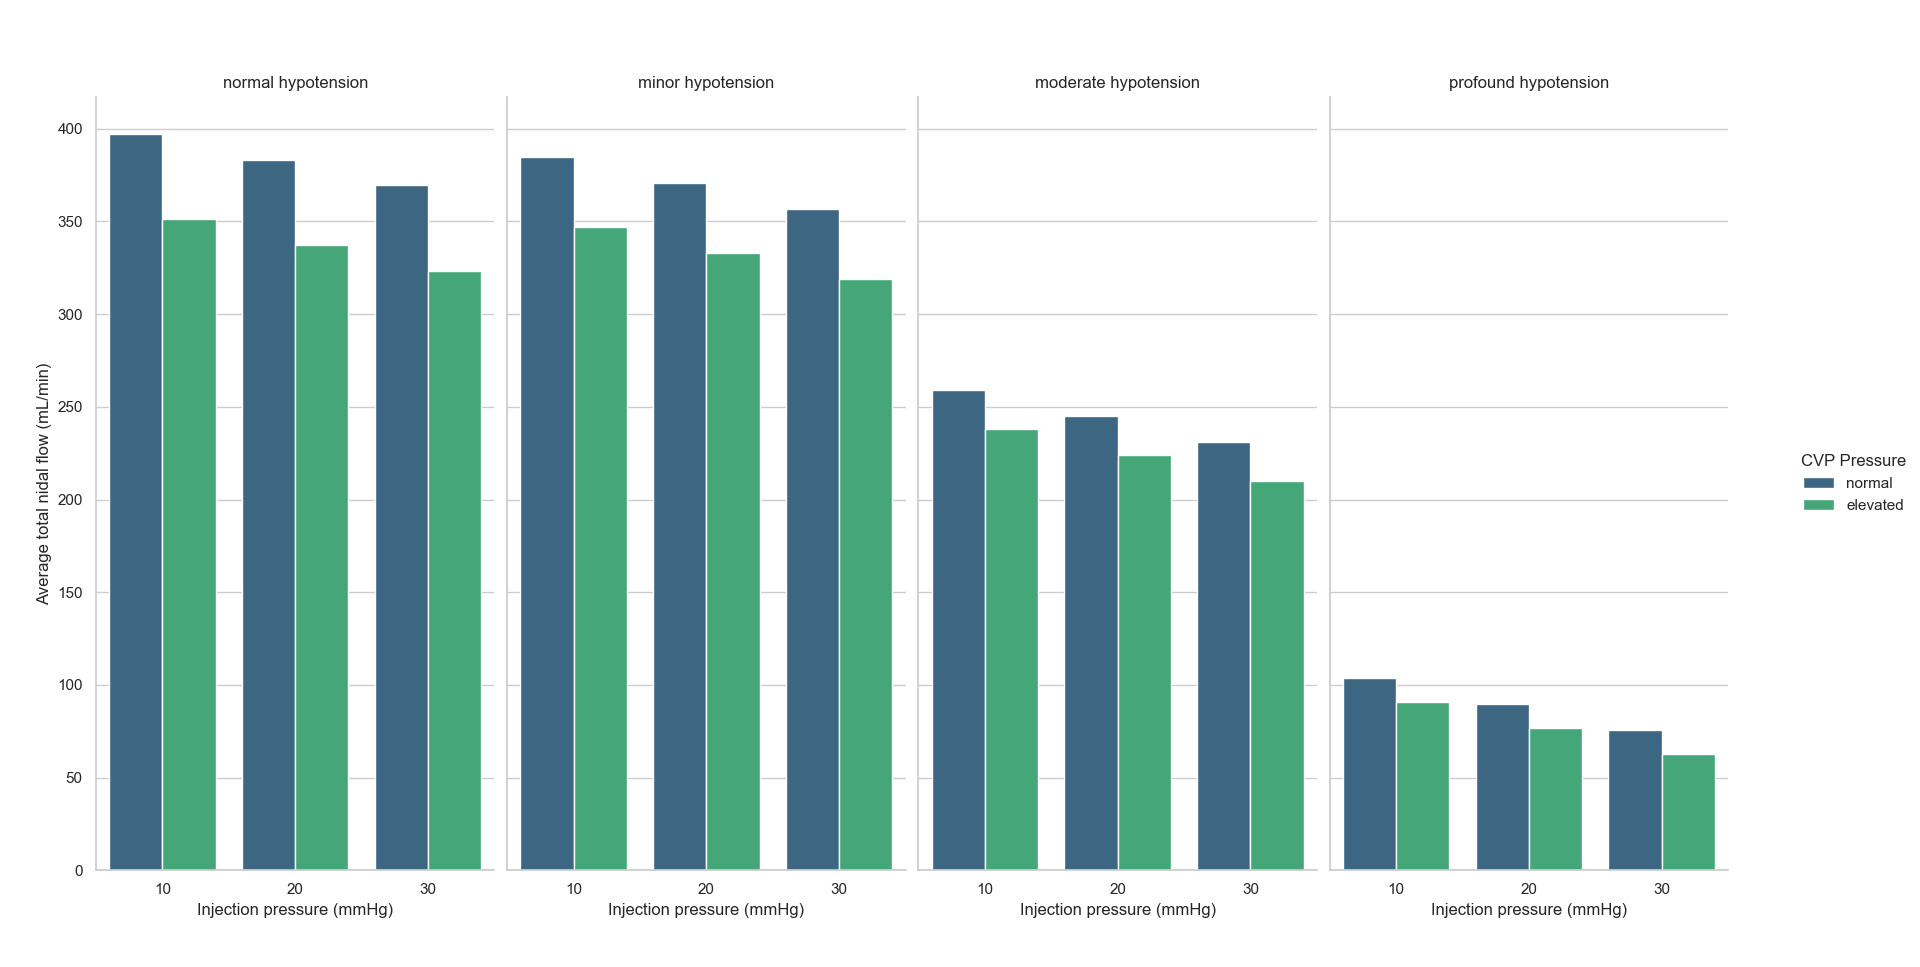

The script that drew this image:
import pandas as pd
import seaborn as sns
import matplotlib.pyplot as plt
from pathlib import Path

# Load the data
data = pd.read_csv(Path(__file__).parent / 'data.csv')

# Filter data to include only data where the Injection location starts with 'D'
filtered_data = data[
    data["Injection location"].notna() &
    data["Injection location"].str.startswith('D')
]

# Calculate the average percent filled for each group
grouped_data = filtered_data.groupby(
    ["Blood pressure hypotension", "Injection pressure (mmHg)", "CVP pressure"]
).agg(
    Total_flow=pd.NamedAgg(column="Feeder total flow (mL/min)", aggfunc='mean')
).reset_index()

# Define order for "Blood pressure hypotension" and "CVP pressure"
hypotension_order = ['normal', 'minor', 'moderate', 'profound']
cvp_order = ['normal', 'elevated']
grouped_data['Blood pressure hypotension'] = pd.Categorical(
    grouped_data['Blood pressure hypotension'],
    categories=hypotension_order,
    ordered=True
)
grouped_data['CVP pressure'] = pd.Categorical(
    grouped_data['CVP pressure'],
    categories=cvp_order,
    ordered=True
)

# Plotting
sns.set_theme(style="whitegrid", font_scale=1.5)

# Create a FacetGrid, mapping data to bar plots
g = sns.FacetGrid(
    grouped_data, 
    col="Blood pressure hypotension", 
    col_order=hypotension_order, 
    height=4, 
    aspect=1.5
)
g.map_dataframe(
    sns.barplot, 
    x="Injection pressure (mmHg)", 
    y="Total_flow", 
    hue="CVP pressure",  # Use CVP pressure for hue
    palette='viridis',  # Color palette for differentiating CVP pressures
    dodge=True  # Ensure bars are dodged (i.e., side by side)
)

# Customize the FacetGrid
g.set_titles("{col_name} hypotension")
g.set_axis_labels("Injection pressure (mmHg)", "Average total nidal flow (mL/min)")
# g.set(ylim=(0, 100))
g.add_legend(title='CVP Pressure')


# Adjust the layout to ensure labels are visible
plt.subplots_adjust(left=0.05, bottom=0.1, right=0.9, top=0.9)

plt.show()
